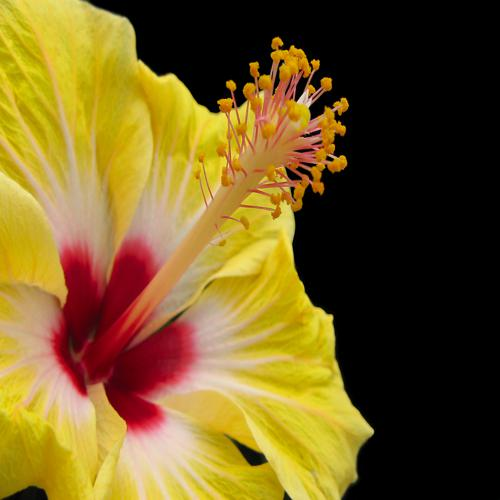
#> input picture resource/hibiscus500.jpg, 500 x 500 px
$ python grayscale_blur.py
#> lines starting #> are read from the running program, lines starting #| are printed output that depends on the picture
import cv2

img = cv2.imread("resource/hibiscus500.jpg")
#> img is the input picture: shape (500, 500, 3); mean B, G, R 35, 92, 116.4

# # convert the image to gray scale
# imgGray = cv2.cvtColor(img,cv2.COLOR_BGR2GRAY)
# cv2.imshow("gray Image",imgGray)
# cv2.waitKey(2000)

# blur the image.
# Gaussian blur parameters are
# 1 - image
# 2 - kernel size (radius, width) - it should be odd numbers
# 3 - sigmaX - set to 0 for now.
imgBlur = cv2.GaussianBlur(img,(9,7), 0)
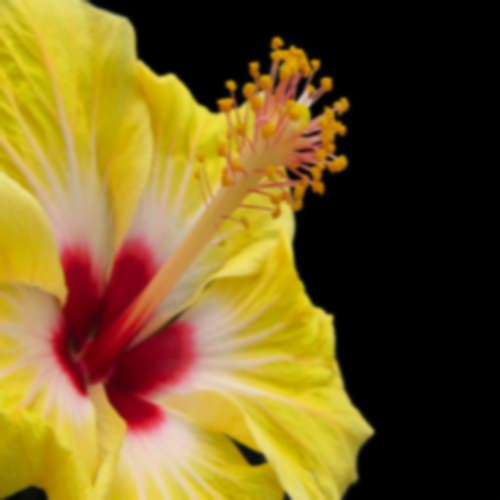
#> imgBlur: shape (500, 500, 3); mean B, G, R 35, 92, 116.4
cv2.imshow("original Image",img)
cv2.imshow("blur image",imgBlur)
cv2.waitKey(2000)
